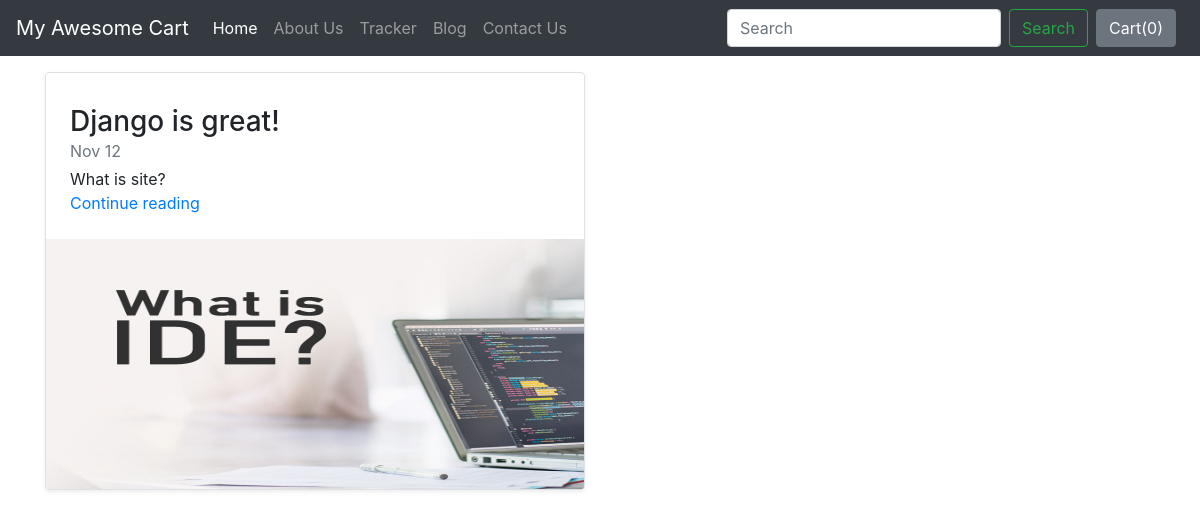
Screenshot of /blog/ with the database file from the repository.
### blog/models.py (models this page shows, shortened)
class Blogpost(models.Model):
    post_id = models.AutoField(primary_key= True)
    tilte = models.CharField(max_length=50)
    head0 = models.CharField(max_length=500, default="")
    chead0 = models.CharField(max_length=5000, default="")
    head1 = models.CharField(max_length=500, default="")
    chead1 = models.CharField(max_length=5000, default="")
    head2 = models.CharField(max_length=500, default="")
    chead2 = models.CharField(max_length=5000, default="")
    pub_date = models.DateField()
    thumbnail = models.ImageField(upload_to='shop/images', default="")

### blog/views.py (the view)
# urls.py: path('', views.index, name='Home'),
def index(request):
    myposts= Blogpost.objects.all()
    return render(request, 'blog/index.html', {'myposts': myposts})

### blog/templates/blog/index.html (shortened to what this page needs)
{% extends 'blog/basic.html' %}
{% block body %}
    <div class="container mt-3">
        <div class="row my-2">
            {% for item in myposts %}
                <div class="col-md-6">
                    <div class="row no-gutters border rounded overflow-hidden flex-md-row mb-4 shadow-sm h-md-250 position-relative">
                        <div class="col p-4 d-flex flex-column position-static">
                            <h3 class="mb-0">{{ item.tilte }}</h3>
                            <div class="mb-1 text-muted">Nov 12</div>
                            <p class="card-text mb-auto">{{ item.head1 }}</p>
                            <a href="blogspot/{{ item.post_id }}" class="stretched-link">Continue reading</a>
                        </div>
                        <div class="col-auto d-none d-lg-block">
                            <img src="/media/{{ item.thumbnail }}" class="bd-placeholder-img" width="800" height="250"
                                 aria-label="Placeholder: Thumbnail"></img>
                        </div>
                    </div>
                </div>
            {% endfor %}</div>
    </div>
{% endblock %}

### rows the page displays
Blogpost: tilte "Django is great!", head1 "What is site?", thumbnail (picture)
